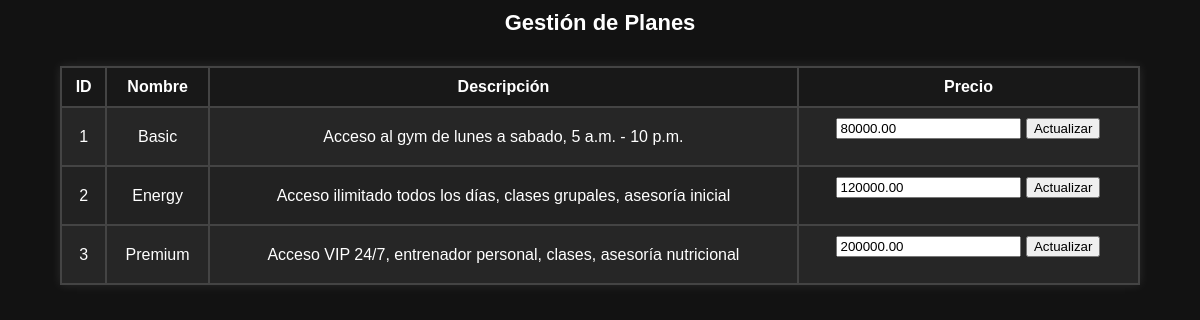
Page /page/admin/planes.php on the committed database.
### tables this page shows
CREATE TABLE `planes` (
  `id` int(11) NOT NULL,
  `nombre` varchar(50) NOT NULL,
  `descripcion` text NOT NULL,
  `precio` decimal(10,2) NOT NULL
);

### page/admin/planes.php (the view, shortened to what this page needs)
<?php
include '../../login/conexion.php';
$resultadoPlanes = $conexion->query("SELECT id, nombre, descripcion, precio FROM planes");
?>
<h2>Gestión de Planes</h2>
<table class="styled-table">
    <tr>
        <th>ID</th><th>Nombre</th><th>Descripción</th><th>Precio</th>
    </tr>
    <?php while ($fila = $resultadoPlanes->fetch_assoc()) { ?>
        <tr>
            <td><?= $fila['id'] ?></td>
            <td><?= $fila['nombre'] ?></td>
            <td><?= $fila['descripcion'] ?></td>
            <td>
                <form method="POST">
                    <input type="number" name="nuevo_precio" value="<?= $fila['precio'] ?>" required>
                    <button type="submit" name="editar_precio_plan">Actualizar</button>
                </form>
            </td>
        </tr>
    <?php } ?>
</table>
<head>
    <link rel="stylesheet" href="../../assets/css/admin_division.css">
</head>

### assets/css/admin_division.css (style rules this page uses)
h2 { color: white; text-align: center; font-size: 22px; padding: 10px; }
.styled-table { width: 90%; border-collapse: collapse; margin: 20px auto; box-shadow: 0px 0px 10px rgba(255, 255, 255, 0.1); background: #222; }
.styled-table th, .styled-table td { border: 2px solid #444; padding: 10px; text-align: center; color: white; }
.styled-table th { background: #181818; font-weight: bold; }
.styled-table tr:nth-child(even) { background: #262626; }

### rows in the picture
planes: id "1", nombre "Basic", descripcion "Acceso al gym de lunes a sabado, 5 a.m. - 10 p.m.", nuevo_precio "80000.00"
planes: id "2", nombre "Energy", descripcion "Acceso ilimitado todos los días, clases grupales, asesoría inicial", nuevo_precio "120000.00"
planes: id "3", nombre "Premium", descripcion "Acceso VIP 24/7, entrenador personal, clases, asesoría nutricional", nuevo_precio "200000.00"
